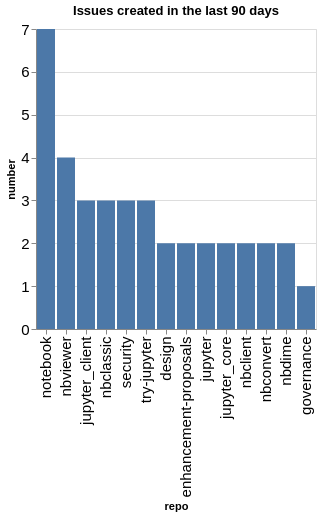

This figure's notebook cell:
### Code cell
created_counts = created.groupby(['org', 'repo']).count()['number'].reset_index()
created_counts['org/repo'] = created_counts.apply(lambda a: a['org'] + '/' + a['repo'], axis=1)
sorted_vals = created_counts.sort_values(['org', 'number'], ascending=False)['repo'].values
alt.Chart(data=created_counts, title=f"Issues created in the last {n_days} days").mark_bar().encode(
    x=alt.X('repo', sort=alt.Sort(sorted_vals.tolist())),
    y='number',
)

### Figure 1 — Vega-Lite specification as saved in the notebook (floating-point values rounded to 4 significant figures)
{"config": {"axisLeft": {"labelFontSize": 15}, "axisBottom": {"labelFontSize": 15}}, "data": {"name": "data-683bf60cd5f38a72c5c743dfd3119c18"}, "mark": {"type": "bar"}, "encoding": {"x": {"field": "repo", "sort": ["notebook", "nbviewer", "jupyter_client", "nbclassic", "security", "try-jupyter", "design", "enhancement-proposals", "jupyter", "jupyter_core", "nbclient", "nbconvert", "nbdime", "governance"], "type": "nominal"}, "y": {"field": "number", "type": "quantitative"}}, "title": "Issues created in the last 90 days", "$schema": "https://vega.github.io/schema/vega-lite/v5.20.1.json", "datasets": {"data-683bf60cd5f38a72c5c743dfd3119c18": [{"org": "jupyter", "repo": "design", "number": 2, "org/repo": "jupyter/design"}, {"org": "jupyter", "repo": "enhancement-proposals", "number": 2, "org/repo": "jupyter/enhancement-proposals"}, {"org": "jupyter", "repo": "governance", "number": 1, "org/repo": "jupyter/governance"}, {"org": "jupyter", "repo": "jupyter", "number": 2, "org/repo": "jupyter/jupyter"}, {"org": "jupyter", "repo": "jupyter_client", "number": 3, "org/repo": "jupyter/jupyter_client"}, {"org": "jupyter", "repo": "jupyter_core", "number": 2, "org/repo": "jupyter/jupyter_core"}, {"org": "jupyter", "repo": "nbclassic", "number": 3, "org/repo": "jupyter/nbclassic"}, {"org": "jupyter", "repo": "nbclient", "number": 2, "org/repo": "jupyter/nbclient"}, {"org": "jupyter", "repo": "nbconvert", "number": 2, "org/repo": "jupyter/nbconvert"}, {"org": "jupyter", "repo": "nbdime", "number": 2, "org/repo": "jupyter/nbdime"}, {"org": "jupyter", "repo": "nbviewer", "number": 4, "org/repo": "jupyter/nbviewer"}, {"org": "jupyter", "repo": "notebook", "number": 7, "org/repo": "jupyter/notebook"}, {"org": "jupyter", "repo": "security", "number": 3, "org/repo": "jupyter/security"}, {"org": "jupyter", "repo": "try-jupyter", "number": 3, "org/repo": "jupyter/try-jupyter"}]}}
